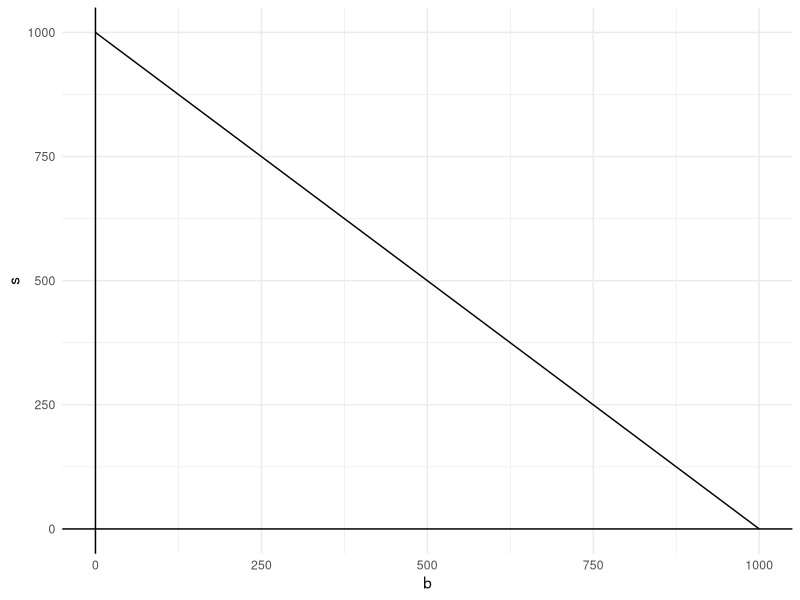

Write the R code that produced this figure.
## ---- chunk 1

library(tidyverse)
library(rmarkdown)
library(knitr)
library(xml2)

knitr::opts_chunk$set(echo = T, 
                      warning = T, 
                      message = F, 
                      eval = T, 
                      include = T
                      )
## ---- chunk 2

b <- 0:1000
s <- 1000 - b

ggplot(data.frame(cbind(b, s)), aes(b, s)) +
  geom_line() +
  geom_vline(xintercept = 0) + #vertical line
  geom_hline(yintercept = 0) + #horizontal line
  theme_minimal()
